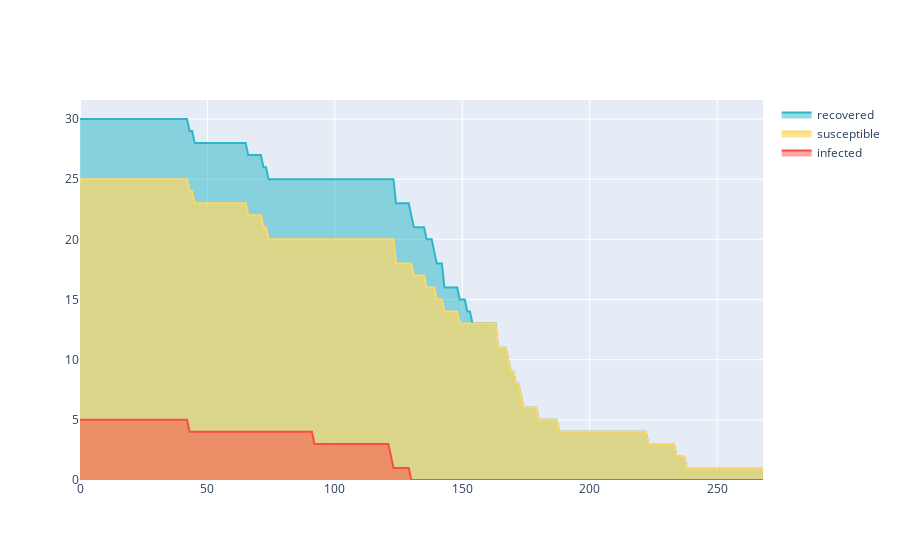
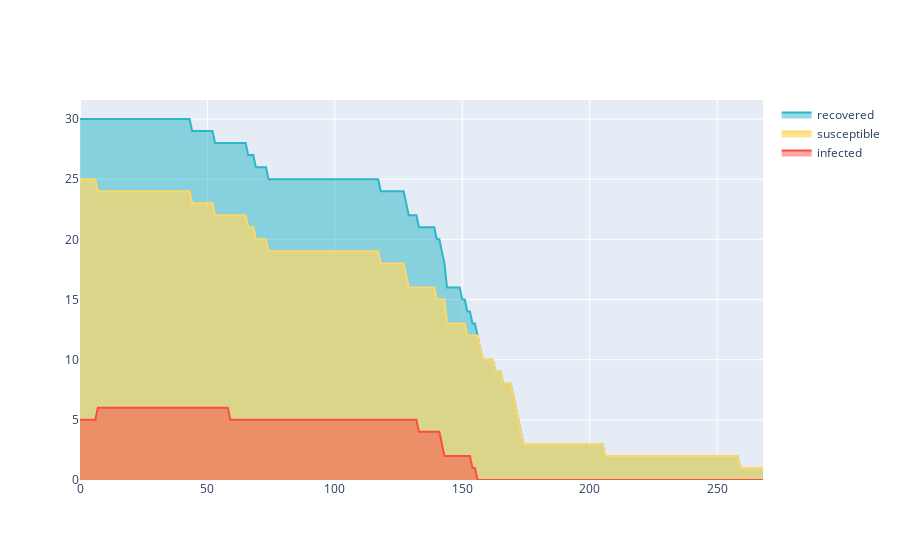
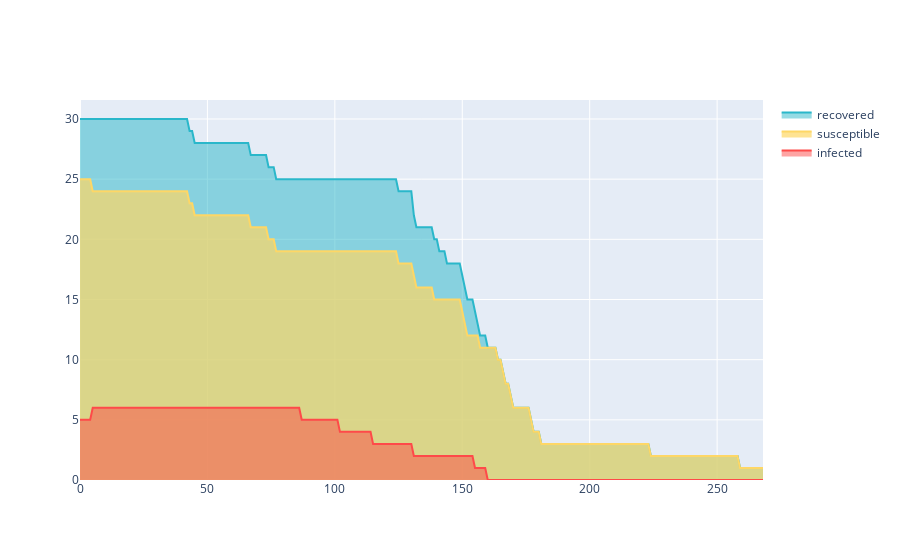
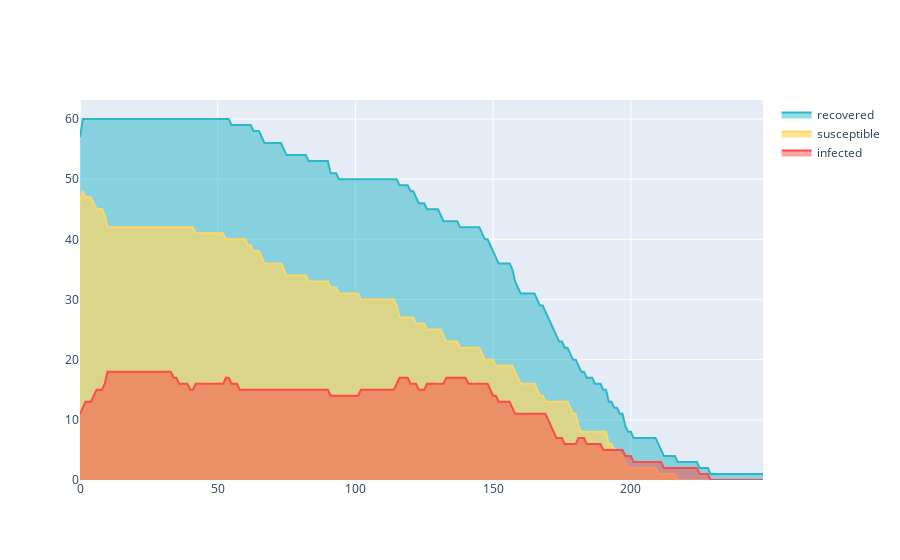

Notebook code for these charts, in order:
### Code cell
for sim in sims:
    if 'corrupt' not in sim:
        print(sim)
        scatters, group_counts = create_folder_data_scatter(sim) 
        iplot(scatters)

### Figure 1 — Plotly figure (JSON) as saved in the notebook; plotly's stock layout.template omitted (floating-point values rounded to 4 significant figures; data arrays with more than 128 entries replaced by an {"elided": "..."} marker saying what was removed)
{"data": [{"fill": "tozeroy", "fillcolor": "rgba(42, 183, 202, 0.5)", "line": {"color": "#2ab7ca"}, "mode": "lines", "name": "recovered", "type": "scatter", "x": {"elided": "269 int values"}, "y": {"elided": "269 int values"}}, {"fill": "tozeroy", "fillcolor": "rgba(254, 215, 102, 0.7)", "line": {"color": "#fed766"}, "mode": "lines", "name": "susceptible ", "type": "scatter", "x": {"elided": "269 int values"}, "y": {"elided": "269 int values"}}, {"fill": "tozeroy", "fillcolor": "rgba(254, 74, 73, 0.5)", "line": {"color": "#fe4a49"}, "mode": "lines", "name": "infected", "type": "scatter", "x": {"elided": "269 int values"}, "y": {"elided": "269 int values"}}], "layout": {}}

### Figure 2 — Plotly figure (JSON) as saved in the notebook; plotly's stock layout.template omitted (floating-point values rounded to 4 significant figures; data arrays with more than 128 entries replaced by an {"elided": "..."} marker saying what was removed)
{"data": [{"fill": "tozeroy", "fillcolor": "rgba(42, 183, 202, 0.5)", "line": {"color": "#2ab7ca"}, "mode": "lines", "name": "recovered", "type": "scatter", "x": {"elided": "269 int values"}, "y": {"elided": "269 int values"}}, {"fill": "tozeroy", "fillcolor": "rgba(254, 215, 102, 0.7)", "line": {"color": "#fed766"}, "mode": "lines", "name": "susceptible ", "type": "scatter", "x": {"elided": "269 int values"}, "y": {"elided": "269 int values"}}, {"fill": "tozeroy", "fillcolor": "rgba(254, 74, 73, 0.5)", "line": {"color": "#fe4a49"}, "mode": "lines", "name": "infected", "type": "scatter", "x": {"elided": "269 int values"}, "y": {"elided": "269 int values"}}], "layout": {}}

### Figure 3 — Plotly figure (JSON) as saved in the notebook; plotly's stock layout.template omitted (floating-point values rounded to 4 significant figures; data arrays with more than 128 entries replaced by an {"elided": "..."} marker saying what was removed)
{"data": [{"fill": "tozeroy", "fillcolor": "rgba(42, 183, 202, 0.5)", "line": {"color": "#2ab7ca"}, "mode": "lines", "name": "recovered", "type": "scatter", "x": {"elided": "269 int values"}, "y": {"elided": "269 int values"}}, {"fill": "tozeroy", "fillcolor": "rgba(254, 215, 102, 0.7)", "line": {"color": "#fed766"}, "mode": "lines", "name": "susceptible ", "type": "scatter", "x": {"elided": "269 int values"}, "y": {"elided": "269 int values"}}, {"fill": "tozeroy", "fillcolor": "rgba(254, 74, 73, 0.5)", "line": {"color": "#fe4a49"}, "mode": "lines", "name": "infected", "type": "scatter", "x": {"elided": "269 int values"}, "y": {"elided": "269 int values"}}], "layout": {}}

### Figure 4 — Plotly figure (JSON) as saved in the notebook; plotly's stock layout.template omitted (floating-point values rounded to 4 significant figures; data arrays with more than 128 entries replaced by an {"elided": "..."} marker saying what was removed)
{"data": [{"fill": "tozeroy", "fillcolor": "rgba(42, 183, 202, 0.5)", "line": {"color": "#2ab7ca"}, "mode": "lines", "name": "recovered", "type": "scatter", "x": {"elided": "249 int values"}, "y": {"elided": "249 int values"}}, {"fill": "tozeroy", "fillcolor": "rgba(254, 215, 102, 0.7)", "line": {"color": "#fed766"}, "mode": "lines", "name": "susceptible ", "type": "scatter", "x": {"elided": "249 int values"}, "y": {"elided": "249 int values"}}, {"fill": "tozeroy", "fillcolor": "rgba(254, 74, 73, 0.5)", "line": {"color": "#fe4a49"}, "mode": "lines", "name": "infected", "type": "scatter", "x": {"elided": "249 int values"}, "y": {"elided": "249 int values"}}], "layout": {}}
